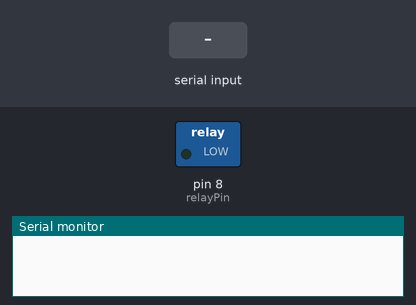
Recording of a sketch running on a simulated Arduino Uno, built with avr-gcc and run on an emulated ATmega328P. Parts: switched loads named in the sketch (green lamp = pin HIGH), the last lines printed to the serial monitor. Inputs (shaded band) come from the test bench. The board resets itself during the run and starts again.

Above: at 17.5 s.
17.6 s: "off\n" received over Serial
At 18.3 s:
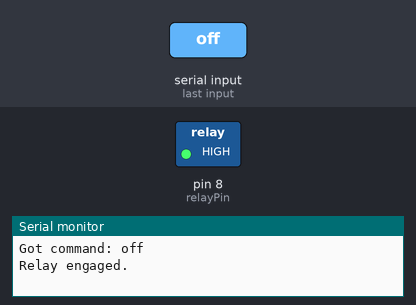
Timing chart, 0 to 24.1 s (numbered marks = the images above; inputs shaded):
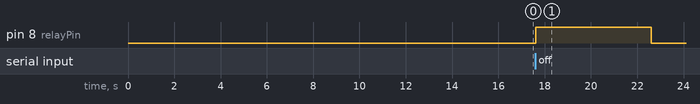

Measured:
- after the input at 17.6 s, pin 8 (relayPin): LOW → HIGH at once, → LOW 5.0 s later

The sketch:

serial-relay.ino
```cpp
#include <avr/wdt.h> //watchdog
const int relayPin = 8;
bool relayState = LOW;

void setup() {
  wdt_enable(WDTO_8S); // reset board after 8 seconds
  pinMode(relayPin, OUTPUT);
  digitalWrite(relayPin, relayState); // Turn off relay at startup
  Serial.begin(9600);
}

void loop() {
  // Check for serial input
  if (Serial.available() > 0) {
    String command = Serial.readStringUntil('\n');
    command.trim(); // sanitize
    Serial.print("Got command: " + command + "\n");
    if (command.equalsIgnoreCase("off")) {
      relayState = HIGH;
      digitalWrite(relayPin, relayState);
      Serial.println("Relay engaged.");
      relayState = LOW;
      delay(5000);
      digitalWrite(relayPin, relayState);
      Serial.println("Relay disengaged.");
      wdt_reset(); // pet watchdog (useful if the USB is long and there is a voltage drop or if the board is bad quality)
    }
  }

}
```
